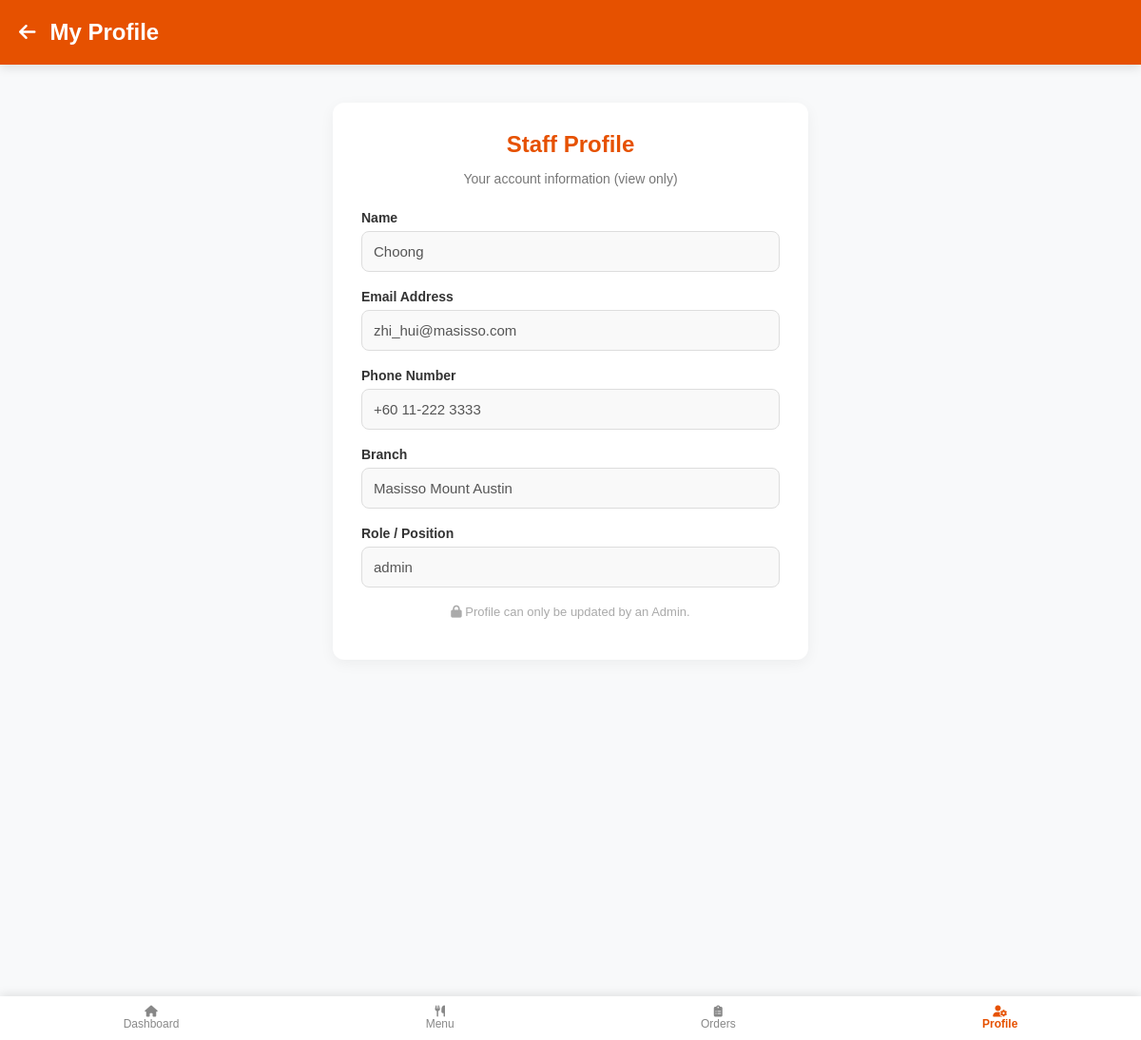
The app's page /staff_profile.php (signed in) with its own data.
### tables this page shows
CREATE TABLE `staff` (
  `staff_id` int(11) NOT NULL,
  `name` varchar(100) NOT NULL,
  `username` varchar(100) NOT NULL,
  `gender` enum('Male','Female','Other') NOT NULL,
  `phone` varchar(20) DEFAULT NULL,
  `email` varchar(100) NOT NULL,
  `password` varchar(255) NOT NULL,
  `branch` enum('Masisso JB City Square','Masisso Mount Austin','Masisso Paradigm Mall') NOT NULL,
  `position` enum('staff','admin','super admin') NOT NULL
);

### staff_profile.php (the view, shortened to what this page needs)
<?php
include 'db_connect.php';
$staff_id = $_SESSION['user_id'];
$query = "SELECT * FROM staff WHERE staff_id = ?";
$stmt = $conn->prepare($query);
$stmt->bind_param("i", $staff_id);
$stmt->execute();
$result = $stmt->get_result();
$staff = $result->fetch_assoc();
?>
<!DOCTYPE html>
<html lang="en">
<head>
    <link rel="stylesheet" href="style.css">
    <link rel="stylesheet" href="https://cdnjs.cloudflare.com/ajax/libs/font-awesome/6.4.0/css/all.min.css">
</head>
<body>
    <div class="header">
        <a href="staff_dashboard.php" aria-label="Back to Dashboard"><i class="fas fa-arrow-left"></i></a>
        <h2>My Profile</h2>
    </div>
    <div class="profile-container">
        <div class="profile-header">
            <h2>Staff Profile</h2>
            <p>Your account information (view only)</p>
        </div>
        <div class="form-group">
            <label>Name</label>
            <input type="text" id="profile-name" value="<?php echo htmlspecialchars($staff['name'] ?? ''); ?>" disabled>
        </div>
        <div class="form-group">
            <label>Email Address</label>
            <input type="email" id="profile-email" value="<?php echo htmlspecialchars($staff['email'] ?? ''); ?>" disabled>
        </div>
        <div class="form-group">
            <label>Phone Number</label>
            <input type="text" id="profile-phone" value="<?php echo htmlspecialchars($staff['phone'] ?? ''); ?>" disabled>
        </div>
        <div class="form-group">
            <label>Branch</label>
            <input type="text" id="profile-branch" value="<?php echo htmlspecialchars($staff['branch'] ?? ''); ?>" disabled>
        </div>
        <div class="form-group">
            <label>Role / Position</label>
            <input type="text" id="profile-role" value="<?php echo htmlspecialchars($staff['position'] ?? ''); ?>" disabled>
        </div>
        <p class="readonly-note"><i class="fas fa-lock"></i> Profile can only be updated by an Admin.</p>
    </div>
    <div class="bottom-nav">
        <a href="staff_dashboard.php" class="nav-item-bottom">
            <i class="fas fa-home"></i>
            <span>Dashboard</span>
        </a>
        <a href="staff_manage_menu.php" class="nav-item-bottom">
            <i class="fas fa-utensils"></i>
            <span>Menu</span>
        </a>
        <a href="view_orders.php" class="nav-item-bottom">
            <i class="fas fa-clipboard-list"></i>
            <span>Orders</span>
        </a>
        <a href="staff_profile.php" class="nav-item-bottom active">
            <i class="fas fa-user-cog"></i>
            <span>Profile</span>
        </a>
    </div>
</body>
</html>

### style.css (style rules this page uses)
:root { --primary-orange: #E65100; --light-orange: #FFF3E0; --bg-color: #F8F9FA; --text-dark: #333; }
html, body { margin: 0; padding: 0; font-family: Arial, sans-serif; background-color: var(--bg-color); padding-bottom: 140px; }
.bottom-nav { position: fixed; bottom: 0; left: 0; width: 100%; background-color: white; display: flex; justify-content: space-around; padding: 10px 0; box-shadow: 0 -2px 10px rgba(0,0,0,0.1); z-index: 1000; }
.nav-item-bottom { text-decoration: none; color: #888; display: flex; flex-direction: column; align-items: center; font-size: 12px; transition: 0.3s; }
.nav-item-bottom.active, .nav-item-bottom:hover { color: var(--primary-orange); font-weight: bold; }

### staff_profile.php (style rules this page uses)
.header { background-color: var(--primary-orange); color: white; padding: 20px; display: flex; align-items: center; gap: 15px; box-shadow: 0 4px 10px rgba(0, 0, 0, 0.1); }
.header h2 { margin: 0; font-size: 24px; }
.header a { color: white; text-decoration: none; font-size: 20px; }
.profile-container { max-width: 500px; margin: 40px auto 120px auto; padding: 30px; background: white; border-radius: 12px; box-shadow: 0 4px 15px rgba(0, 0, 0, 0.05); text-align: center; box-sizing: border-box; }
.profile-header h2 { color: var(--primary-orange); margin: 0 0 5px 0; }
.profile-header p { color: #777; margin-bottom: 25px; font-size: 14px; }
.form-group { margin-bottom: 18px; text-align: left; }
.form-group label { display: block; margin-bottom: 6px; font-weight: bold; color: var(--text-dark); font-size: 14px; }
.form-group input { width: 100%; padding: 12px; border: 1px solid #ddd; border-radius: 8px; box-sizing: border-box; font-size: 15px; background-color: #f9f9f9; color: #555; font-family: inherit; }
.readonly-note { text-align: center; color: #aaa; font-size: 13px; margin-top: 15px; }

### records on screen
staff: name "Choong", email "zhi_hui@masisso.com", phone "+60 11-222 3333", branch "Masisso Mount Austin", position "admin"
